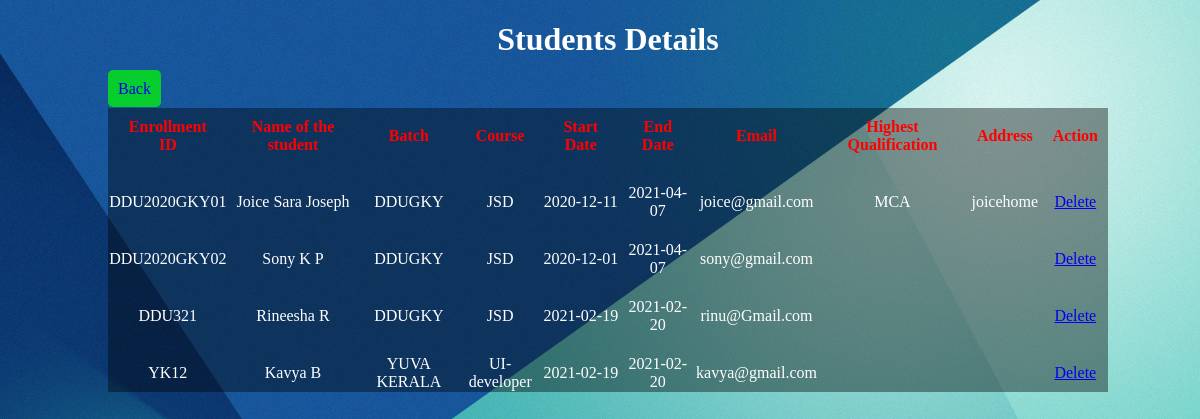
/view_stud.php, run on the app's committed database.
### tables this page shows
CREATE TABLE `student_details` (
  `enrollment_id` varchar(20) NOT NULL,
  `stud_fname` varchar(20) NOT NULL,
  `stud_mname` varchar(20) NOT NULL,
  `stud_lname` varchar(20) NOT NULL,
  `login_id` int(10) NOT NULL,
  `batch` varchar(30) NOT NULL,
  `course` varchar(20) NOT NULL,
  `startTime` date NOT NULL,
  `endTime` date NOT NULL,
  `address` varchar(40) NOT NULL,
  `district` varchar(20) NOT NULL,
  `pg` varchar(30) NOT NULL,
  `cgpa_PG` int(10) NOT NULL,
  `uni_insti_pg` varchar(40) NOT NULL,
  `yop_pg` date DEFAULT NULL,
  `ug` varchar(30) NOT NULL,
  `cgpa_UG` varchar(10) NOT NULL,
  `uni_insti_ug` varchar(40) NOT NULL,
  `yop_ug` date DEFAULT NULL,
  `plustwo` varchar(40) NOT NULL,
  `cgpa_plustwo` varchar(10) NOT NULL,
  `brd_school_plus` varchar(40) NOT NULL,
  `yop_plus` date DEFAULT NULL,
  `sslc` varchar(40) NOT NULL,
  `cgpa_sslc` varchar(10) NOT NULL,
  `brd_schl_sslc` varchar(40) NOT NULL,
  `yop_sslc` date DEFAULT NULL
);

### view_stud.php (the view, shortened to what this page needs)
<?php
	require('db_connectivity.php');
?>
<!DOCTYPE html>
<html>
	<head>
		<link rel="stylesheet" href="css/view_table.css">
	</head>
	<body class="table">
	 <div>
	 <h1>Students Details</h1>
	 <a class="add_new" href="admin_home.php">Back</a>
		<table>
			<thead>
				<tr>
					<th>Enrollment ID</th>
					<th>Name of the student</th>
					<th>Batch</th>
					<th>Course</th>
					<th>Start Date</th>
					<th>End Date</th>
					<th>Email</th>
					<th>Highest Qualification</th>
					<th>Address</th>
					<th>Action</th>
				</tr>
			</thead>
			<tbody>
				<?php
					$sql="select * from student_details inner join login_page on
					      login_page.login_id = student_details.login_id";
					if(mysqli_query($mysql,$sql))
					{
						$result=mysqli_query($mysql,$sql);
						if(mysqli_num_rows($result)>0)
						{
							while($row=mysqli_fetch_assoc($result))
							{
								echo "<tr>
									<td>".$row['enrollment_id']."</td>
									<td>".$row['stud_fname']." ".$row['stud_mname']." ".$row['stud_lname']."</td>
									<td>".$row['batch']."</td>
									<td>".$row['course']."</td>
									<td>".$row['startTime']."</td>
									<td>".$row['endTime']."</td>
									<td>".$row['email']."</td>";
								if($row['pg']==" ")
								{
									echo "<td>".$row['ug']."</td>";
								}
								else
								{
									echo "<td>".$row['pg']."</td>";
								}
								echo "<td>".$row['address']."</td>
								 <td><a href=delete_stud.php?id=".$row['login_id'].">Delete</a></td></tr>";
							}
						}
					}
				?>
			</tbody>
		</table>
	  </div>
	</body>
</html>

### css/view_table.css (style rules this page uses)
.table { background-image:url("../img/stud2.jpg"); background-size:cover; background-repeat:no-repeat; width:100%; }
h1 { text-align:center; color:white; }
table { border:0px solid; border-collapse:collapse; background-color:rgba(0,0,0,0.4); width:1000px; height:auto; margin-left:100px; padding:10px; margin-top:10px; }
th { margin-top:100px; border:0px solid; border-collapse:collapse; text-align:center; color:red; padding:10px; }
td { padding-top:20px; border:0px solid; margin-top:50px; border-collapse:collapse; text-align:center; color:white; }
.add_new { border:0px solid; text-decoration:none; border-radius:5px; background-color:rgba(0,255,0,0.7); margin-left:100px; width:100px; height:auto; padding:10px; }

### data on the page
student_details: enrollment_id "DDU2020GKY01", stud_fname "Joice", stud_mname "Sara", stud_lname "Joseph", batch "DDUGKY", course "JSD", startTime "2020-12-11", endTime "2021-04-07", login.email "joice@gmail.com", pg "MCA", address "joicehome"
student_details: enrollment_id "DDU2020GKY02", stud_fname "Sony", stud_mname "K", stud_lname "P", batch "DDUGKY", course "JSD", startTime "2020-12-01", endTime "2021-04-07", login.email "sony@gmail.com"
student_details: enrollment_id "DDU321", stud_fname "Rineesha", stud_lname "R", batch "DDUGKY", course "JSD", startTime "2021-02-19", endTime "2021-02-20", login.email "rinu@Gmail.com"
student_details: enrollment_id "YK12", stud_fname "Kavya", stud_lname "B", batch "YUVA KERALA", course "UI-developer", startTime "2021-02-19", endTime "2021-02-20", login.email "kavya@gmail.com"
